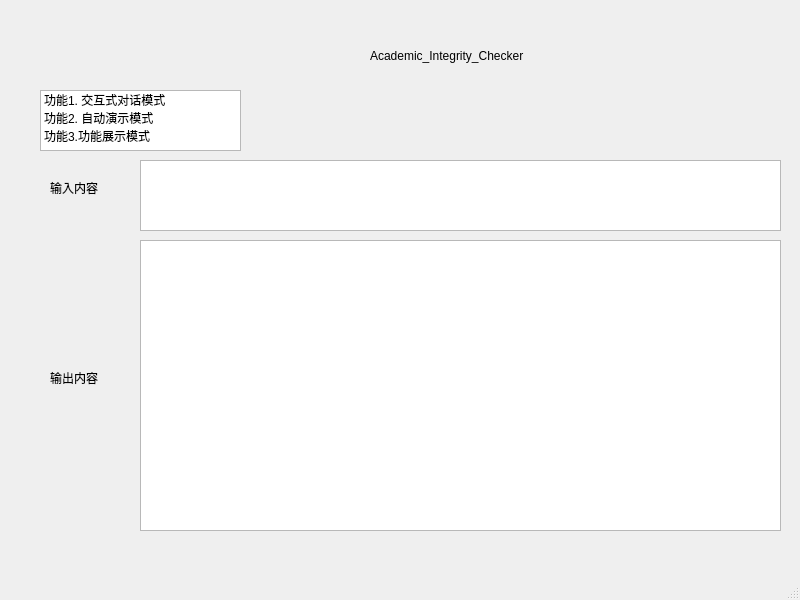
<?xml version="1.0" encoding="UTF-8"?>
<ui version="4.0">
 <class>MainWindow</class>
 <widget class="QMainWindow" name="MainWindow">
  <property name="geometry">
   <rect>
    <x>0</x>
    <y>0</y>
    <width>800</width>
    <height>600</height>
   </rect>
  </property>
  <property name="windowTitle">
   <string>MainWindow</string>
  </property>
  <widget class="QWidget" name="centralwidget">
   <widget class="QLabel" name="label">
    <property name="geometry">
     <rect>
      <x>370</x>
      <y>30</y>
      <width>181</width>
      <height>51</height>
     </rect>
    </property>
    <property name="text">
     <string>Academic_Integrity_Checker</string>
    </property>
   </widget>
   <widget class="QListWidget" name="listWidget">
    <property name="geometry">
     <rect>
      <x>40</x>
      <y>90</y>
      <width>201</width>
      <height>61</height>
     </rect>
    </property>
    <item>
     <property name="text">
      <string>功能1. 交互式对话模式</string>
     </property>
    </item>
    <item>
     <property name="text">
      <string>功能2. 自动演示模式</string>
     </property>
    </item>
    <item>
     <property name="text">
      <string>功能3.功能展示模式</string>
     </property>
    </item>
   </widget>
   <widget class="QTextEdit" name="textEdit">
    <property name="geometry">
     <rect>
      <x>140</x>
      <y>160</y>
      <width>641</width>
      <height>71</height>
     </rect>
    </property>
   </widget>
   <widget class="QTextEdit" name="textEdit_2">
    <property name="geometry">
     <rect>
      <x>140</x>
      <y>240</y>
      <width>641</width>
      <height>291</height>
     </rect>
    </property>
   </widget>
   <widget class="QLabel" name="label_2">
    <property name="geometry">
     <rect>
      <x>50</x>
      <y>180</y>
      <width>54</width>
      <height>16</height>
     </rect>
    </property>
    <property name="text">
     <string>输入内容</string>
    </property>
   </widget>
   <widget class="QLabel" name="label_3">
    <property name="geometry">
     <rect>
      <x>50</x>
      <y>370</y>
      <width>54</width>
      <height>16</height>
     </rect>
    </property>
    <property name="text">
     <string>输出内容</string>
    </property>
   </widget>
  </widget>
  <widget class="QMenuBar" name="menubar">
   <property name="geometry">
    <rect>
     <x>0</x>
     <y>0</y>
     <width>800</width>
     <height>22</height>
    </rect>
   </property>
  </widget>
  <widget class="QStatusBar" name="statusbar"/>
 </widget>
 <resources/>
 <connections/>
</ui>
